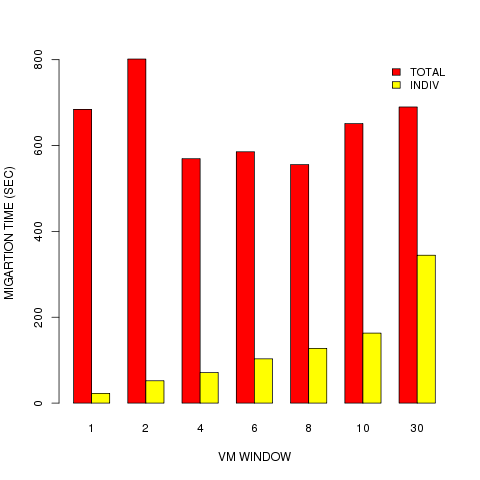

The R source for this figure:
library(ggplot2)

require(devEMF)
emf('2ms.emf')

#png("2ms.emf")
#postscript("plot.eps")
#emf("plot.emf")

# header = TRUE ignores the first line, check.names = FALSE allows '+' in 'C++'
benchmark <- read.table("2ms.dat", header = TRUE, row.names = "vwnd", check.names = FALSE)

# 't()' is matrix tranposition, 'beside = TRUE' separates the benchmarks, 'heat' provides nice colors
#barplot(t(as.matrix(benchmark)), beside = TRUE, col = heat.colors(2))
barplot(t(as.matrix(benchmark)), beside = TRUE, col = heat.colors(2), xlab = "VM WINDOW", ylab = "MIGARTION TIME (SEC)")

# 'cex' stands for 'character expansion', 'bty' for 'box type' (we don't want borders)
legend("topright", names(benchmark), cex = 0.9, bty = "n", fill = heat.colors(2))
